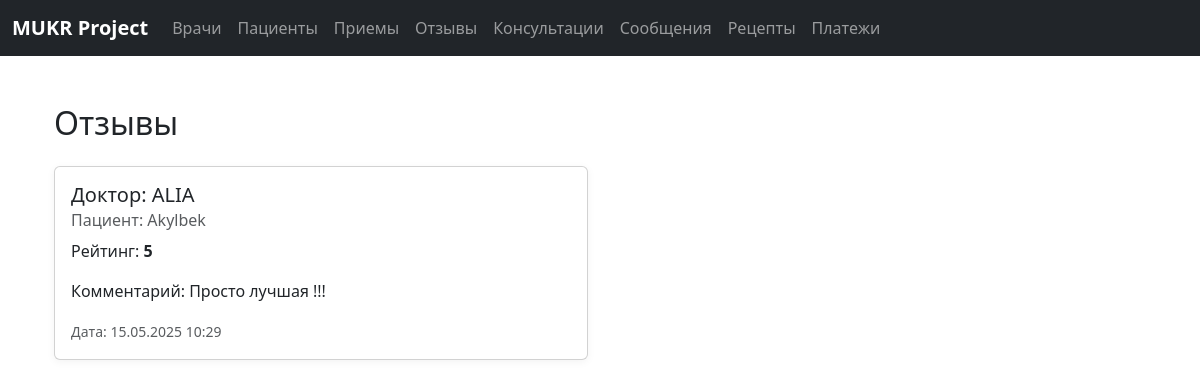
The page /reviews/ on the database as committed earlier.
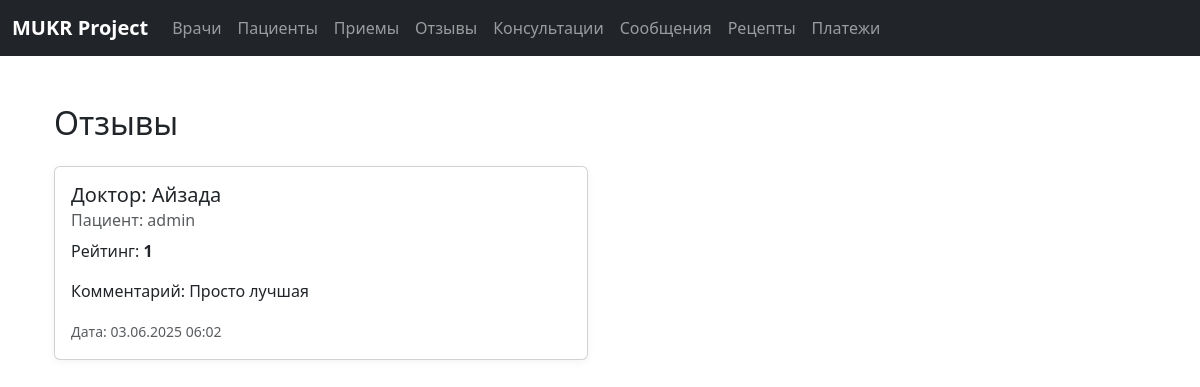
The same page on the database as committed later.
### app/models.py (models this page shows, shortened)
class Review(models.Model):
    patient = models.ForeignKey(CustomUser, on_delete=models.CASCADE, related_name='reviews')
    doctor = models.ForeignKey(Doctor, on_delete=models.CASCADE, related_name='reviews')
    rating = models.IntegerField(choices=[(i, str(i)) for i in range(1, 6)])  # Оценка от 1 до 5
    comment = models.TextField()
    created_at = models.DateTimeField(auto_now_add=True)

class Doctor(models.Model):
    name = models.CharField(max_length=100)
    specialization = models.CharField(max_length=100)
    experience = models.IntegerField()
    phone_number = models.CharField(max_length=20)
    image = models.ImageField(upload_to='doctors/', null=True, blank=True)  # Позволяет пустые значения
    email = models.EmailField()

class CustomUser(AbstractUser):
    phone_number = models.CharField(max_length=20, unique=True, null=True, blank=True)

### app/views.py (the view)
# urls.py: path('reviews/', views.review_list, name='review_list'),
def review_list(request):
    return render(request, 'reviews/review_list.html', {'reviews': Review.objects.all()})

### app/templates/reviews/review_list.html
{% extends 'base.html' %}
{% load static %}
{% block content %}
<div class="container mt-5">
    <h2 class="mb-4">Отзывы</h2>
    <div class="row">
        {% for review in reviews %}
        <div class="col-md-6">
            <div class="card mb-4">
                <div class="card-body">
                    <h5 class="card-title">Доктор: {{ review.doctor.name }}</h5>
                    <h6 class="card-subtitle mb-2 text-muted">Пациент: {{ review.patient.username }}</h6>
                    <p class="card-text">Рейтинг: <strong>{{ review.rating }}</strong></p>
                    <p class="card-text">Комментарий: {{ review.comment }}</p>
                    <p class="card-text"><small class="text-muted">Дата: {{ review.created_at|date:"d.m.Y H:i" }}</small></p>
                </div>
            </div>
        </div>
        {% empty %}
        <p>Пока нет отзывов.</p>
        {% endfor %}
    </div>
</div>
{% endblock %}

Rows that differ between the two databases and show on the page:
removed Review: doctor.name "ALIA", patient.username "Akylbek", rating "5", comment "Просто лучшая !!!", created_at "15.05.2025 10:29"
added Review: doctor.name "Айзада", patient.username "admin", rating "1", comment "Просто лучшая", created_at "03.06.2025 06:02"
